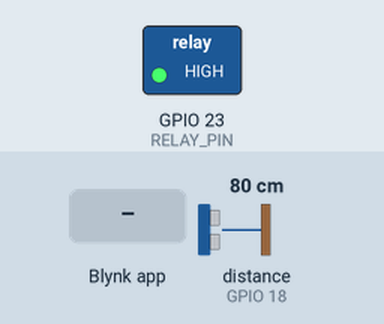
Recording of a sketch running on a simulated ESP32. Parts: switched loads named in the sketch (green lamp = pin HIGH). Wiring (inferred from the names in the program): ultrasonic range finder: trigger GPIO 5; echo GPIO 18. The inputs (shaded band) are chosen by the test bench; at power-on: distance to the obstacle (sensor on GPIO 18) 80 cm. The echo pulse lasts 58.3 µs per cm; WiFi joins after 1.5 s; servers stay silent unless stated; pins used as bus, display or sensor lines are not drawn; what the sketch prints to the serial monitor is not drawn.

Above: at 3.0 s.
3.1 s: distance to the obstacle (sensor on GPIO 18) set to 27 cm
At 4.3 s:
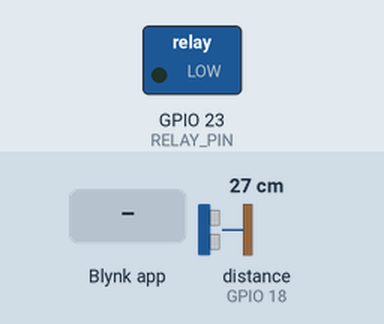
5.3 s: distance to the obstacle (sensor on GPIO 18) set to 22 cm
12.3 s: Blynk app writes 0 to V4
At 12.8 s:
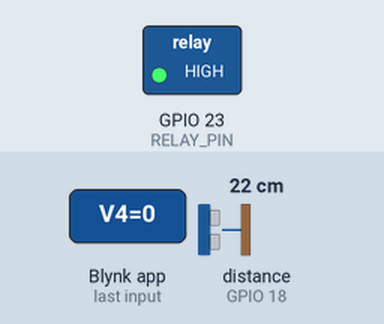
Timing chart, 0 to 14.8 s (numbered marks = the images above; inputs shaded):
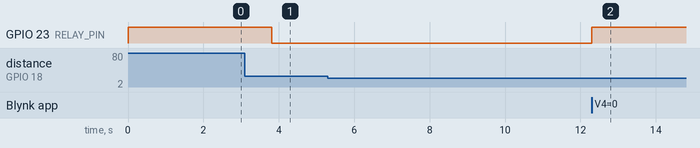

Measured:
- after the input at 5.3 s, every drawn part: stays the same
- after the input at 12.3 s, GPIO 23 (RELAY_PIN): LOW → HIGH at once

The sketch:

water_level_monitor.ino
```cpp
/*

  IoT-Based Smart Water Level Monitoring System
  Author : Lokesh Prakash Gandhi Gottipalli
  Board : ESP32
  Platform: Blynk IoT (blynk.cloud)
  GitHub : github.com/Lokigottipalli


  HARDWARE CONNECTIONS

  HC-SR04 Ultrasonic Sensor:
    VCC -> 3.3V
    GND -> GND
    TRIG -> GPIO 5
    ECHO -> GPIO 18

  Relay Module (Active LOW):
    VCC -> VIN (5V)
    GND -> GND
    IN -> GPIO 23

  Motor/Pump -> 12V DC Adapter via Relay

  BLYNK VIRTUAL PINS

  V0 -> Gauge Water level % (0-100)
  V1 -> Tank vertical Level indicator (0-100)
  V2 -> Label Tank status (LOW/MEDIUM/FULL)
  V3 -> Button Switch Motor manual control (ON/OFF)
  V4 -> Button Switch Auto mode toggle (ON/OFF)
  V5 -> LED Motor status (ON/OFF)
  V6 -> Value Display Distance in cm (0-100)
  V7 -> LED WiFi status (ON/OFF)

*/

#define BLYNK_TEMPLATE_ID "TMPL3NsEEXlGT"
#define BLYNK_TEMPLATE_NAME "Smart water tank monitor"
#define BLYNK_AUTH_TOKEN "YOUR_AUTH_TOKEN_HERE" // ⚠️ Get from Blynk Console
#define BLYNK_PRINT Serial

#include <WiFi.h>
#include <BlynkSimpleEsp32.h>

// ── WiFi credentials ──────────────────────────────────────
char ssid[] = "YOUR_WIFI_NAME"; // ⚠️ Replace with your hotspot
char pass[] = "YOUR_WIFI_PASSWORD"; // ⚠️ Replace with your password

// ── Pin definitions ───────────────────────────────────────
#define TRIG 5
#define ECHO 18
#define RELAY_PIN 23

// ── Tank configuration ────────────────────────────────────
float TANK_HEIGHT = 30.0; // ⚠️ Measure your tank height in cm and update

// ── State variables ───────────────────────────────────────
bool autoMode = true;
long duration;
float distance;
int levelPercent;

BlynkTimer timer;

// ─────────────────────────────────────────────────────────
// Read sensor + send all data to Blynk (called every 2s)
// ─────────────────────────────────────────────────────────
void sendSensor() {

  // ── Measure distance ──────────────────────────────────
  digitalWrite(TRIG, LOW);
  delayMicroseconds(2);
  digitalWrite(TRIG, HIGH);
  delayMicroseconds(10);
  digitalWrite(TRIG, LOW);

  duration = pulseIn(ECHO, HIGH);
  distance = duration * 0.034 / 2;

  // ── Clamp to tank range ───────────────────────────────
  if (distance < 0) distance = 0;
  if (distance > TANK_HEIGHT) distance = TANK_HEIGHT;

  // ── Calculate water level % ───────────────────────────
  levelPercent = (1 - (distance / TANK_HEIGHT)) * 100;
  if (levelPercent < 0) levelPercent = 0;
  if (levelPercent > 100) levelPercent = 100;

  // ── Send to Blynk ─────────────────────────────────────
  Blynk.virtualWrite(V0, levelPercent);
  Blynk.virtualWrite(V1, levelPercent);
  Blynk.virtualWrite(V6, distance);

  // ── Tank status string ────────────────────────────────
  String status;
  if (levelPercent < 20) status = "LOW";
  else if (levelPercent <= 90) status = "MEDIUM";
  else status = "FULL";
  Blynk.virtualWrite(V2, status);

  Serial.printf("[SENSOR] Distance: %.1f cm | Level: %d%% | Status: %s\n",
                distance, levelPercent, status.c_str());

  // ── Auto mode motor logic ─────────────────────────────
  if (autoMode) {
    if (levelPercent < 20) {
      digitalWrite(RELAY_PIN, LOW);
      Blynk.virtualWrite(V5, 255);
      Blynk.logEvent("tank_low", "Tank is Low! Motor ON");
      Serial.println("[AUTO] Level LOW — Motor ON");

    } else if (levelPercent > 90) {
      digitalWrite(RELAY_PIN, HIGH);
      Blynk.virtualWrite(V5, 0);
      Blynk.logEvent("tank_full", "Tank is Full! Motor OFF");
      Serial.println("[AUTO] Level FULL — Motor OFF");
    }

  } else {
    // ── Manual mode ───────────────────────────────────
    // Note: virtualRead in loop is not reliable. Use V3 handler only.
    // Manual control handled in BLYNK_WRITE(V3)
  }

  // ── WiFi LED always ON when connected ─────────────────
  Blynk.virtualWrite(V7, 255);
}

// ─────────────────────────────────────────────────────────
// V3 — Manual motor control button
// ─────────────────────────────────────────────────────────
BLYNK_WRITE(V3) {
  int state = param.asInt();
  if (autoMode) {
    Serial.println("[V3] Ignored — Auto mode active");
    return;
  }
  if (state) {
    digitalWrite(RELAY_PIN, LOW);
    Blynk.virtualWrite(V5, 255);
    Serial.println("[MANUAL] Motor ON");
  } else {
    digitalWrite(RELAY_PIN, HIGH);
    Blynk.virtualWrite(V5, 0);
    Serial.println("[MANUAL] Motor OFF");
  }
}

// ─────────────────────────────────────────────────────────
// V4 — Auto mode toggle
// ─────────────────────────────────────────────────────────
BLYNK_WRITE(V4) {
  autoMode = param.asInt();
  Serial.printf("[MODE] %s\n", autoMode? "Auto mode ON" : "Manual mode ON");
  if (!autoMode) {
    digitalWrite(RELAY_PIN, HIGH);
    Blynk.virtualWrite(V5, 0);
  }
}

// ─────────────────────────────────────────────────────────
// Setup
// ─────────────────────────────────────────────────────────
void setup() {
  Serial.begin(115200);
  Serial.println("\n[INIT] Smart Water Tank Monitor starting...");

  pinMode(TRIG, OUTPUT);
  pinMode(ECHO, INPUT);
  pinMode(RELAY_PIN, OUTPUT);

  digitalWrite(RELAY_PIN, HIGH); // Motor OFF at startup

  Blynk.begin(BLYNK_AUTH_TOKEN, ssid, pass);

  timer.setInterval(2000L, sendSensor);

  Serial.println("[INIT] Setup complete — reading every 2 seconds");
}

// ─────────────────────────────────────────────────────────
// Loop
// ─────────────────────────────────────────────────────────
void loop() {
  Blynk.run();
  timer.run();
}
```
